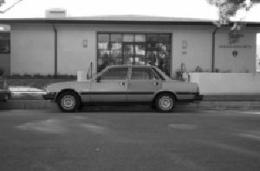
#> input picture AlgoritmoIoU/image_0002.jpg, 260 x 171 px, given in place of Videotest1.mp4, which was not available
$ python Menu.py
#> lines starting #> are read from the running program, lines starting #| are printed output that depends on the picture; after the words box and inside, x2 and y2 are one past the last pixel; in counts of white or black regions, pixels touching at a corner belong together; pictures that were not available may be replaced by others from this repository, and a replacement may not be noted
#REQUISITO MINIMO OPENCV3.3 PYTHON 3.5
#CONTEO DE VEHICULOS ROI
import cv2
import numpy as np
import Vehiculos
import time

cnt_up=0
cnt_down=0
#LECTURA DE VIDEO

cap=cv2.VideoCapture("Videotest1.mp4")
#OBTENER ANCHO Y ALTO DEL CUADRO DE VIDEO
w=cap.get(3)
h=cap.get(4)
frameArea=h*w
areaTH=frameArea/400

#DIBUJAR LINEAS PARA ROI
line_up=int(2*(h/5))
line_down=int(3*(h/5))

up_limit=int(1*(h/5))
down_limit=int(4*(h/5))

print("Red line y:",str(line_down))
print("Blue line y:",str(line_up))
line_down_color=(255,0,0)
line_up_color=(255,0,255)
pt1 =  [0, line_down]
pt2 =  [w, line_down]
pts_L1 = np.array([pt1,pt2], np.int32)
pts_L1 = pts_L1.reshape((-1,1,2))
pt3 =  [0, line_up]
pt4 =  [w, line_up]
pts_L2 = np.array([pt3,pt4], np.int32)
pts_L2 = pts_L2.reshape((-1,1,2))

pt5 =  [0, up_limit]
pt6 =  [w, up_limit]
pts_L3 = np.array([pt5,pt6], np.int32)
pts_L3 = pts_L3.reshape((-1,1,2))
pt7 =  [0, down_limit]
pt8 =  [w, down_limit]
pts_L4 = np.array([pt7,pt8], np.int32)
pts_L4 = pts_L4.reshape((-1,1,2))

#ESTRAER FONDO
fgbg=cv2.createBackgroundSubtractorMOG2(detectShadows=True)

#NUCLEO DE PROCESAMIETO
kernalOp = np.ones((3,3),np.uint8)
kernalOp2 = np.ones((5,5),np.uint8)
kernalCl = np.ones((11,11),np.uint)


font = cv2.FONT_HERSHEY_SIMPLEX
cars = []
max_p_age = 5
pid = 1


while(cap.isOpened()):
    ret,frame=cap.read()
#> frame is the input picture: shape (171, 260, 3); min 0, max 255, mean 111.6
    for i in cars:
        i.age_one()
    fgmask=fgbg.apply(frame)
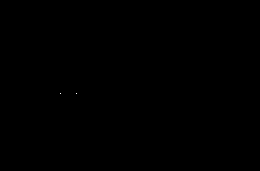
#> fgmask: shape (171, 260); values 127 (black) and 255 (white), 0% white in thin lines or dots, all inside (x1, y1, x2, y2) = (60, 93, 77, 94)
    fgmask2=fgbg.apply(frame)
#> fgmask2: shape (171, 260); every value is 0

    if ret==True:

        #BINARIZACION
        ret,imBin=cv2.threshold(fgmask,200,255,cv2.THRESH_BINARY)
        ret,imBin2=cv2.threshold(fgmask2,200,255,cv2.THRESH_BINARY)
        #ABRIR PRIMERA EROSION Y DILADADO DE IMAGEN
        mask=cv2.morphologyEx(imBin,cv2.MORPH_OPEN,kernalOp)
        mask2=cv2.morphologyEx(imBin2,cv2.MORPH_CLOSE,kernalOp)
        #CERRAR DILATAR Y EROSIONAR
        mask=cv2.morphologyEx(mask,cv2.MORPH_CLOSE,np.ones((11,11),np.uint8))
        mask2=cv2.morphologyEx(mask2,cv2.MORPH_CLOSE,np.ones((11,11),np.uint8))
        #BUSCAR CONTORNOS
        countours0,hierarchy=cv2.findContours(mask,cv2.RETR_EXTERNAL,cv2.CHAIN_APPROX_NONE)
#> countours0 = []
        for cnt in countours0:
            area=cv2.contourArea(cnt)
            print(area)
            if area>areaTH:
                ####TRACKING - RASTREO######
                m=cv2.moments(cnt)
                cx=int(m['m10']/m['m00'])
                cy=int(m['m01']/m['m00'])
                x,y,w,h=cv2.boundingRect(cnt)

                new=True
                if cy in range(up_limit,down_limit):
                    for i in cars:
                        if abs(x - i.getX()) <= w and abs(y - i.getY()) <= h:
                            new = False
                            i.updateCoords(cx, cy)

                            if i.going_UP(line_down,line_up)==True:
                                cnt_up+=1
                                print("ID:",i.getId(),'crossed going up at', time.strftime("%c"))
                            elif i.going_DOWN(line_down,line_up)==True:
                                cnt_down+=1
                                print("ID:", i.getId(), 'crossed going up at', time.strftime("%c"))
                            break
                        if i.getState()=='1':
                            if i.getDir()=='down'and i.getY()>down_limit:
                                i.setDone()
                            elif i.getDir()=='up'and i.getY()<up_limit:
                                i.setDone()
                        if i.timedOut():
                            index=cars.index(i)
                            cars.pop(index)
                            del i

                    if new==True: #If nothing is detected,create new
                        p=Vehiculos.Car(pid,cx,cy,max_p_age)
                        cars.append(p)
                        pid+=1

                cv2.circle(frame,(cx,cy),5,(0,0,255),-1)
                img=cv2.rectangle(frame,(x,y),(x+w,y+h),(0,255,0),2)
#> this loop made 0 passes
#> after the loop, cars = []; cnt_down = 0; cnt_up = 0; pid = 1

        for i in cars:
            cv2.putText(frame, str(i.getId()), (i.getX(), i.getY()), font, 0.3, i.getRGB(), 1, cv2.LINE_AA)

#LABEL SUBIDA - BAJADA
        str_up='Subida: '+str(cnt_up)
#> str_up = 'Subida: 0'
        str_down='Bajada: '+str(cnt_down)
#> str_down = 'Bajada: 0'

        frame=cv2.polylines(frame,[pts_L1],False,line_down_color,thickness=2)
        frame=cv2.polylines(frame,[pts_L2],False,line_up_color,thickness=2)
        frame=cv2.polylines(frame,[pts_L3],False,(255,255,255),thickness=1)
        frame=cv2.polylines(frame,[pts_L4],False,(255,255,255),thickness=1)
        cv2.putText(frame, str_up, (10, 40), font, 0.5, (255, 255, 255), 2, cv2.LINE_AA)
        cv2.putText(frame, str_up, (10, 40), font, 0.5, (0, 0, 255), 1, cv2.LINE_AA)
        cv2.putText(frame, str_down, (10, 90), font, 0.5, (255, 255, 255), 2, cv2.LINE_AA)
        cv2.putText(frame, str_down, (10, 90), font, 0.5, (255, 0, 0), 1, cv2.LINE_AA)
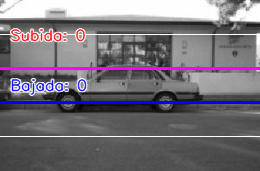
#> frame: shape (171, 260, 3); mean B, G, R 121.8, 111.5, 117.2
        cv2.imshow('Frame',frame)
#PARA SALIR PRESIONE LA LETRA "q"
        if cv2.waitKey(1)&0xff==ord('q'):
#> (key q is pressed here)
            break

    else:
        break

cap.release()
cv2.destroyAllWindows()

$ run again, on AlgoritmoIoU/image_0016.jpg
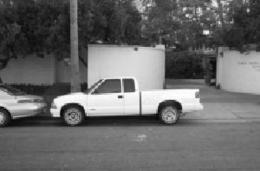
#> input picture AlgoritmoIoU/image_0016.jpg, 260 x 171 px, given in place of Videotest1.mp4, which was not available
#> frame is the input picture: shape (171, 260, 3); min 2, max 255, mean 103.9
#> fgmask: shape (171, 260); every value is 127
#> fgmask2: shape (171, 260); every value is 0
#> countours0 = []
#> after the loop `for cnt in countours0:`: cnt_down = 0; pid = 1
#> str_up = 'Subida: 0'
#> str_down = 'Bajada: 0'
#> `cv2.putText(frame, str_down, (10, 90), font, 0.5, (255, 0, 0), 1, cv2...`:
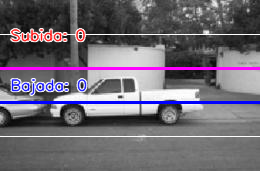
#> frame: shape (171, 260, 3); mean B, G, R 114.3, 104, 109.7

$ run again, on AlgoritmoIoU/image_0075.jpg
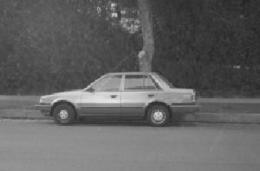
#> input picture AlgoritmoIoU/image_0075.jpg, 260 x 171 px, given in place of Videotest1.mp4, which was not available
#> frame is the input picture: shape (171, 260, 3); min 35, max 236, mean 98
#> fgmask: shape (171, 260); every value is 127
#> fgmask2: shape (171, 260); every value is 0
#> countours0 = []
#> after the loop `for cnt in countours0:`: cnt_down = 0; pid = 1
#> str_up = 'Subida: 0'
#> str_down = 'Bajada: 0'
#> `cv2.putText(frame, str_down, (10, 90), font, 0.5, (255, 0, 0), 1, cv2...`:
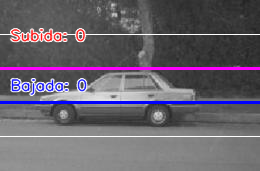
#> frame: shape (171, 260, 3); mean B, G, R 108.8, 98.5, 104.2

$ run again, on AlgoritmoIoU/image_0090.jpg
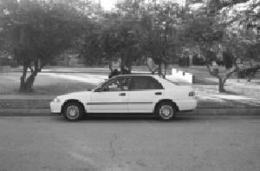
#> input picture AlgoritmoIoU/image_0090.jpg, 260 x 171 px, given in place of Videotest1.mp4, which was not available
#> frame is the input picture: shape (171, 260, 3); min 15, max 255, mean 118.8
#> fgmask: shape (171, 260); every value is 127
#> fgmask2: shape (171, 260); every value is 0
#> countours0 = []
#> after the loop `for cnt in countours0:`: cnt_down = 0; pid = 1
#> str_up = 'Subida: 0'
#> str_down = 'Bajada: 0'
#> `cv2.putText(frame, str_down, (10, 90), font, 0.5, (255, 0, 0), 1, cv2...`:
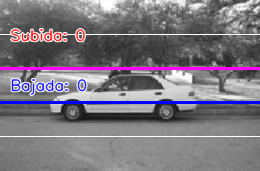
#> frame: shape (171, 260, 3); mean B, G, R 128.4, 118.1, 123.8
